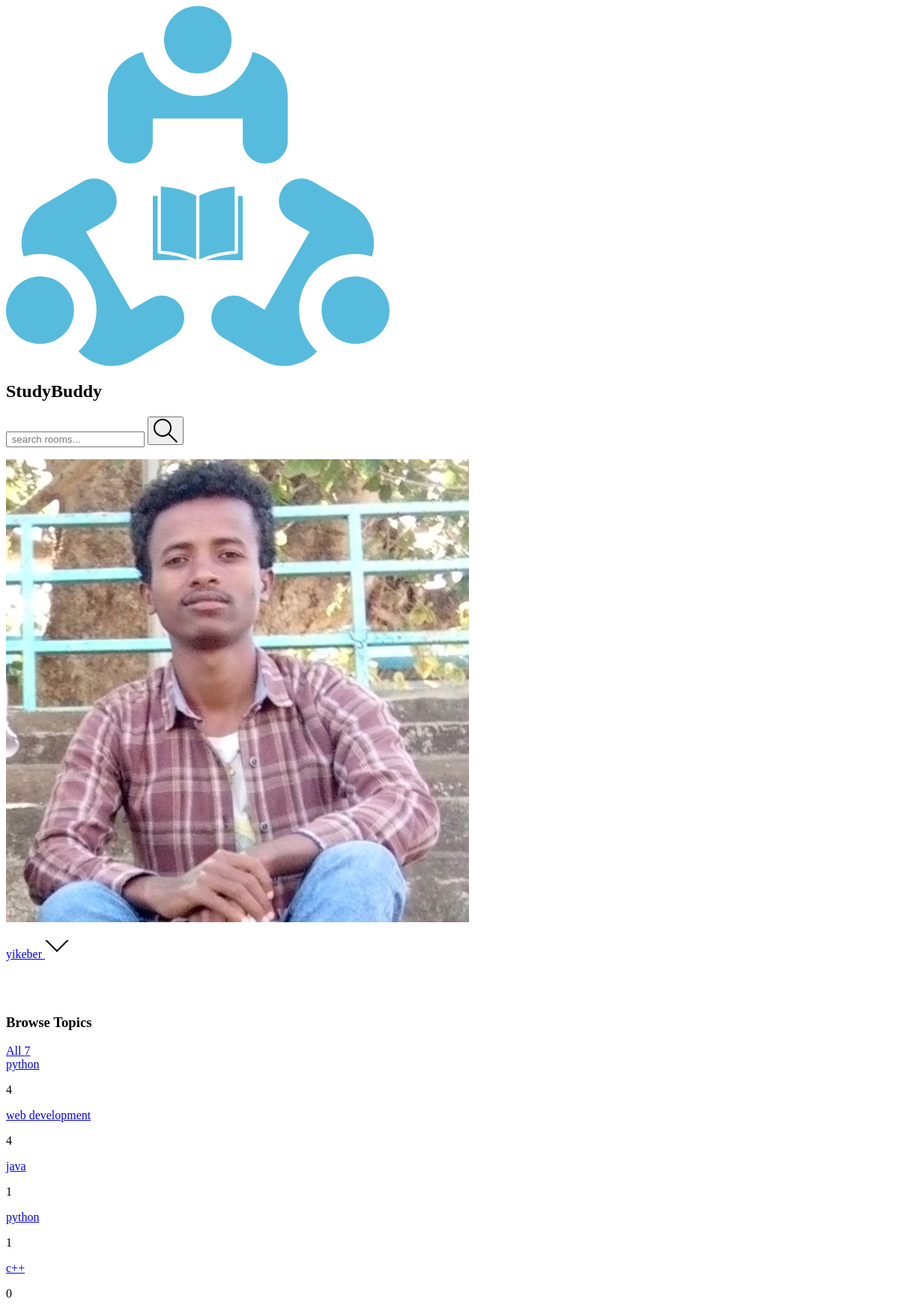
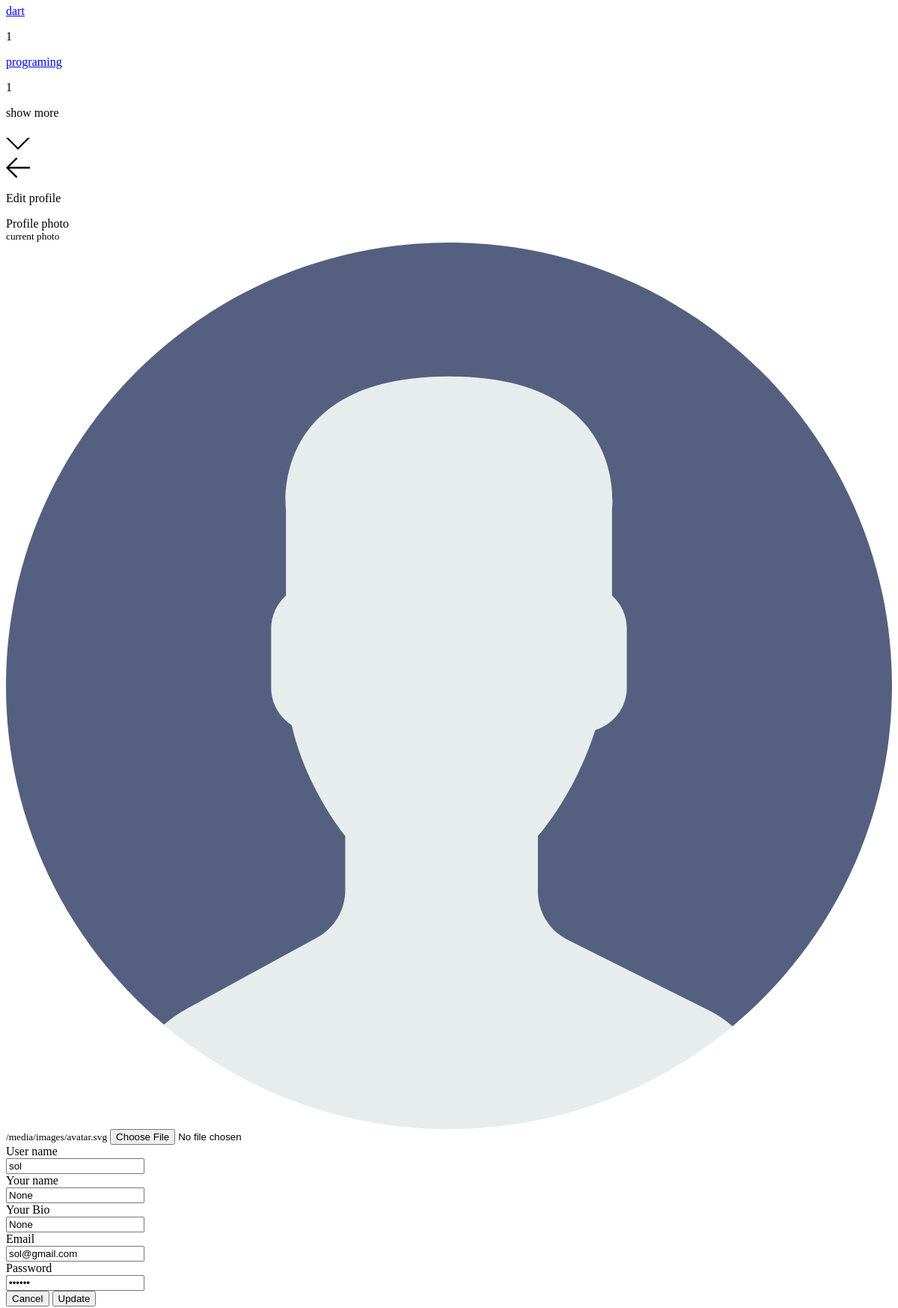
Screenshot of //edit-profile/6/ (signed in, upper part) with the database file from the repository (2 pictures, top to bottom).
### Backend/base/models.py (models this page shows, shortened)
class User(AbstractUser):
    name  = models.CharField(max_length=200,null=True)
    username = models.CharField(max_length=200)
    password = models.CharField(max_length=100)
    email = models.EmailField(max_length=200,unique=True)
    bio = models.TextField(max_length=500,null=True,blank=True)
    avatar = models.ImageField(null=True,default='images/avatar.svg',upload_to='images/profile_images')
    last_activity = models.DateTimeField(null=True, blank=True)
    is_online = models.BooleanField(default=False)
    USERNAME_FIELD = 'email'
    REQUIRED_FIELDS =['username','password']

class Topic(models.Model):
    name = models.CharField(max_length=200)

### Backend/base/views.py (the view, shortened to what this page needs)
# urls.py: path('/edit-profile/<str:pk>/',views.editProfile,name='edit-profile'),
@login_required(login_url='login')
def editProfile(request,pk):
    user = User.objects.get(id = pk)
    rooms = user.room_set.all()
    topics = Topic.objects.all()
    room_messages = user.message_set.all()
    context = {'user':user,
               'rooms':rooms,
               'room_messages':room_messages,
               'topics':topics,
               'visible_words':5,
               }
    return render(request,'base/edit_profile.html',context)

### Frontend/templates/base/edit_profile.html (shortened to what this page needs)
{% extends "base/home.html" %} {%block home-content%}
{% load static %}
<div class="mt-10 mx-4">
    <div class="bg-gray-700  text-white rounded ">
        <div class=" flex flex-row bg-purple-700 rounded items-center pl-2">
            <a href="{{request.META.HTTP_REFERER}}"><img src="{% static 'assets/icons/arrow-left.svg' %}"
                    class="w-4 h-4 " alt="left-arrow"></a>
            <p class="text-xl text-gray-500 font-semibold ml-2">Edit profile</p>
        </div>
        <form method="POST" action="" enctype="multipart/form-data" class="my-2 w-full">
            <div class="mx-20 my-2 pb-2">
                <div class="text-sm text-gray-400 pb-2">Profile photo</div>
                <small class="mb-2">current photo <img src="{{user.avatar.url}}"
                        class="w-20 h-15 px-4 text-white inline pb-2" alt="photo">{{user.avatar.url}}</small>
                <input type="file" name="profileImage"
                    class=" focus:outline-none focus:border-yellow-500 text-sm px-2 py-2  bg-gray-500 w-full rounded bg-opacity-50 border border-green-500">
            </div>
            <div class="mx-20 my-2 pb-2">
                <div class="text-sm text-gray-400 pb-2">User name</div>
                <input type="text" name="username" placeholder="write user name . . ." required
                    value="{{user.username}}"
                    class=" focus:outline-none focus:border-yellow-500 text-sm px-2 py-2  bg-gray-500 w-full rounded bg-opacity-50 border border-green-500">
            </div>
            <div class="mx-20 my-2 pb-2">
                <div class="text-sm text-gray-400 pb-2">Your name</div>
                <input type="text" name="name" placeholder="write your name . . ." required value="{{user.name}}"
                    class=" focus:outline-none focus:border-yellow-500 text-sm px-2 py-2  bg-gray-500 w-full rounded bg-opacity-50 border border-green-500">
            </div>
            <div class="mx-20 my-2 pb-2">
                <div class="text-sm text-gray-400 pb-2">Your Bio</div>
                <input type="text" name="bio" placeholder="write your bio. . ." required value="{{user.bio}}"
                    class=" focus:outline-none focus:border-yellow-500 text-sm px-2 py-2  bg-gray-500 w-full rounded bg-opacity-50 border border-green-500">
            </div>
            <div class="mx-20 my-2 pb-2">
                <div class="text-sm text-gray-400 pb-2">Email</div>
                <input type="text" name="email" placeholder="write user email . . ." required value="{{user.email}}"
                    class=" focus:outline-none focus:border-yellow-500 text-sm px-2 py-2  bg-gray-500 w-full rounded bg-opacity-50 border border-green-500">
            </div>
            <div class="mx-20 my-2 pb-2">
                <div class="text-sm text-gray-400 pb-2">Password</div>
                <input type="password" name="password" placeholder=" write password  . . ." required
                    value="{{user.password}}"
                    class=" focus:outline-none focus:border-yellow-500 text-sm px-2 py-2  bg-gray-500 w-full rounded bg-opacity-50 border border-green-500">
            </div>
            <div class="flex flex-row justify-end mr-2 pr-2  pb-4">
                <input type="reset" value="Cancel" class="mr-2 px-2 py-1 bg-gray-500 rounded hover:bg-red-500">
                <input type="submit" value="Update" class="bg-green-400 rounded px-2 py-1 hover:bg-blue-700" />
            </div>
        </form>
    </div>
</div>
{% endblock home-content %}

### Frontend/templates/navbar.html (shortened to what this page needs)
{% load static %}
<nav class="grid grid-cols-3 justify-start w-screen mx-0 sm:justify-between items-center bg-gray-900  left-0 py-2">
  <div class=" col-span-2 flex justify-start sm:ml-2 sm:items-center">
    <div class="flex flex-row sm:items-center justify-start mr-2">
      <a href="/" class="mt-1 px-2">
        <img src="{% static '/images/logo.svg' %}" alt="profile_img" class=" w-8 h-8 sm:w-8 sm:h-8 rounded" />
      </a>
      <h2 class="text-white hidden sm:block sm:text-4xl sm:ml-1 sm:pl-1 sm:mt-1 text-sm">StudyBuddy</h2>
    </div>
    {% if request.user.is_authenticated %}
    <div class=" flex flex-row sm:ml-4 pb-0 ml-2 ">
      <form action="{% url 'home' %}" method="GET" class=" flex flex-row rounded sm:px-2 mb-0 pb-0 ">
        <input
          class="focus:outline-none focus:border-yellow-500 text-sm sm:px-2 py-2  bg-gray-500 sm:w-64 rounded bg-opacity-50 border border-green-500"
          type="text" name='q' placeholder=" search rooms...">
        <button type="submit">
        </button>
      </form>
    </div>
    {%endif%}
  </div>
  <div class=" col-span-1 sm:mr-2 text-white sm:mr-16 sm:pr-16">
    <div class=" flex flex-row items-center  sm:ml-4 sm:sm:px-4 pb-0 pt-2 justify-end ">
      {% if request.user.is_authenticated %}
      <div class="relative  mr-2">
        <img src="{{request.user.avatar.url}}" alt="" class="w-8 h-8 rounded-full mx-2">
      </div>
      {%endif%}
      <div class="text-sm text-gray-500  h-8">
        <p class="flex flex-row sm:ml-2 items-center">
          <a href="{%url 'user-profile' request.user.id%}">
            <span>{{request.user.username}}</span>
          </a>
          <svg class="w-4 h-4 sm:ml-8 mt-2 fill-current" id="nav_down_icon" onclick="{showElement()}"
            xmlns="http://www.w3.org/2000/svg" width="32" height="32" viewBox="0 0 32 32">
            <title>chevron-down</title>
            <path d="M16 21l-13-13h-3l16 16 16-16h-3l-13 13z"></path>
          </svg>
        </p>
      </div>
    </div>
  </div>
  </div>

### Frontend/templates/base/topics_component.html
<div class=" bg-gray-700 overflow-y-scroll h-screen">
    <div>
        <h3 class="text-teal-500 mx-4">Browse Topics</h3>
        <a href="{%url 'home'%}" class="mx-4">All <span
                class="px-2  mx-3 bg-gray-200  rounded text-blue-400">{{topics.count}}</span></a>
        {% for topic in topics%}
        <div class="flex flex-row justify-between text-gray-200 my-5 mx-3  hover:text-yellow-500">
            <a href="{% url 'home'   %}?q={{topic.name}}">{{topic.name}} </a>
            <p class="px-2  mx-3 bg-gray-200  rounded text-blue-400 ">{{topic.room_set.all.count}}</p>
        </div>
        {% endfor %}
        <div class="flex flex-row  py-2 bg-gray-800 bg-opacity-25 w-full">
            <p>show more</p>
            <a href="{%url 'topics'%}"><svg class="w-4 h-4 sm:ml-8 mt-2 fill-current" xmlns="http://www.w3.org/2000/svg"
                    width="32" height="32" viewBox="0 0 32 32">
                    <title>chevron-down</title>
                    <path d="M16 21l-13-13h-3l16 16 16-16h-3l-13 13z"></path>
                </svg>
            </a>
        </div>
    </div>
</div>

### rows the page displays
User: user.avatar (picture), user.username "yikeber"
Topic: name "python", room_set.all.count "4"
Topic: name "web development", room_set.all.count "4"
Topic: name "java", room_set.all.count "1"
Topic: name "python", room_set.all.count "1"
Topic: name "c++", room_set.all.count "0"
Topic: name "dart", room_set.all.count "1"
Topic: name "programing", room_set.all.count "1"
User: avatar (placeholder picture), avatar "/media/images/avatar.svg", username "sol", name "None", bio "None", email "sol@gmail.com"

### other values shown
{{ topics.count }} "7"
